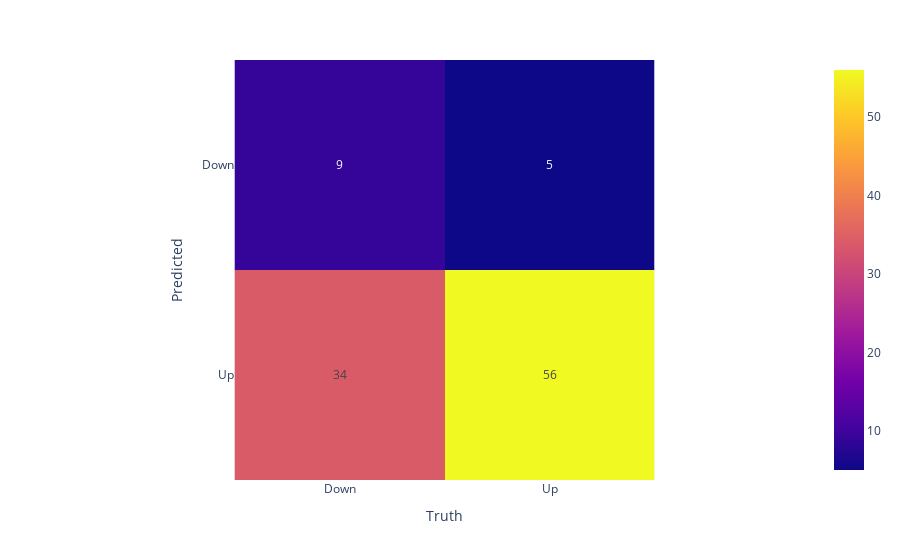

Notebook code cell kept with this figure:
### Code cell
lag_2_model = sm.Logit(endog=y_train, exog=X_train[["intercept", lag_2_predictor]])
lag_2_results = lag_2_model.fit()
summarize(lag_2_results)

lag_2_probabilities = lag_2_results.predict(X_test[["intercept", lag_2_predictor]])
print(f"{lag_2_probabilities[:10]=}")

lag_2_predictions = np.where(lag_2_probabilities > 0.5, "Up", "Down")
print(f"{lag_2_predictions[:10]=}")

px.imshow(confusion_table(lag_2_predictions, df.loc[test_mask, response]), text_auto=True)

### Figure 1 — Plotly figure (JSON) as saved in the notebook; plotly's stock layout.template omitted (floating-point values rounded to 4 significant figures)
{"data": [{"coloraxis": "coloraxis", "hovertemplate": "Truth: %{x}<br>Predicted: %{y}<br>color: %{z}<extra></extra>", "name": "0", "texttemplate": "%{z}", "type": "heatmap", "x": ["Down", "Up"], "xaxis": "x", "y": ["Down", "Up"], "yaxis": "y", "z": [[9, 5], [34, 56]]}], "layout": {"coloraxis": {"colorscale": [[0, "#0d0887"], [0.1111, "#46039f"], [0.2222, "#7201a8"], [0.3333, "#9c179e"], [0.4444, "#bd3786"], [0.5556, "#d8576b"], [0.6667, "#ed7953"], [0.7778, "#fb9f3a"], [0.8889, "#fdca26"], [1, "#f0f921"]]}, "margin": {"t": 60}, "xaxis": {"anchor": "y", "constrain": "domain", "domain": [0, 1], "scaleanchor": "y", "title": {"text": "Truth"}}, "yaxis": {"anchor": "x", "autorange": "reversed", "constrain": "domain", "domain": [0, 1], "title": {"text": "Predicted"}}}}
